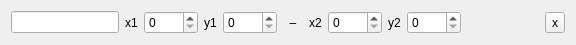
<?xml version="1.0" encoding="UTF-8"?>
<ui version="4.0">
 <class>Form</class>
 <widget class="QWidget" name="Form">
  <property name="geometry">
   <rect>
    <x>0</x>
    <y>0</y>
    <width>576</width>
    <height>34</height>
   </rect>
  </property>
  <property name="windowTitle">
   <string>Form</string>
  </property>
  <layout class="QHBoxLayout" name="horizontalLayout">
   <item>
    <widget class="QLineEdit" name="nameBox">
     <property name="sizePolicy">
      <sizepolicy hsizetype="Fixed" vsizetype="Fixed">
       <horstretch>0</horstretch>
       <verstretch>0</verstretch>
      </sizepolicy>
     </property>
     <property name="minimumSize">
      <size>
       <width>100</width>
       <height>0</height>
      </size>
     </property>
    </widget>
   </item>
   <item>
    <widget class="QLabel" name="label_2">
     <property name="sizePolicy">
      <sizepolicy hsizetype="Fixed" vsizetype="Preferred">
       <horstretch>0</horstretch>
       <verstretch>0</verstretch>
      </sizepolicy>
     </property>
     <property name="text">
      <string>x1</string>
     </property>
    </widget>
   </item>
   <item>
    <widget class="QSpinBox" name="x1Box">
     <property name="maximum">
      <number>9999</number>
     </property>
    </widget>
   </item>
   <item>
    <widget class="QLabel" name="label_4">
     <property name="sizePolicy">
      <sizepolicy hsizetype="Fixed" vsizetype="Preferred">
       <horstretch>0</horstretch>
       <verstretch>0</verstretch>
      </sizepolicy>
     </property>
     <property name="text">
      <string>y1</string>
     </property>
    </widget>
   </item>
   <item>
    <widget class="QSpinBox" name="y1Box">
     <property name="maximum">
      <number>9999</number>
     </property>
    </widget>
   </item>
   <item>
    <widget class="QLabel" name="label">
     <property name="text">
      <string>  –  </string>
     </property>
    </widget>
   </item>
   <item>
    <widget class="QLabel" name="label_3">
     <property name="sizePolicy">
      <sizepolicy hsizetype="Fixed" vsizetype="Preferred">
       <horstretch>0</horstretch>
       <verstretch>0</verstretch>
      </sizepolicy>
     </property>
     <property name="text">
      <string>x2</string>
     </property>
    </widget>
   </item>
   <item>
    <widget class="QSpinBox" name="x2Box">
     <property name="maximum">
      <number>9999</number>
     </property>
    </widget>
   </item>
   <item>
    <widget class="QLabel" name="label_5">
     <property name="sizePolicy">
      <sizepolicy hsizetype="Fixed" vsizetype="Preferred">
       <horstretch>0</horstretch>
       <verstretch>0</verstretch>
      </sizepolicy>
     </property>
     <property name="text">
      <string>y2</string>
     </property>
    </widget>
   </item>
   <item>
    <widget class="QSpinBox" name="y2Box">
     <property name="maximum">
      <number>9999</number>
     </property>
    </widget>
   </item>
   <item>
    <spacer name="horizontalSpacer">
     <property name="orientation">
      <enum>Qt::Horizontal</enum>
     </property>
     <property name="sizeHint" stdset="0">
      <size>
       <width>40</width>
       <height>20</height>
      </size>
     </property>
    </spacer>
   </item>
   <item>
    <widget class="QToolButton" name="delBtn">
     <property name="text">
      <string>x</string>
     </property>
    </widget>
   </item>
  </layout>
 </widget>
 <resources/>
 <connections/>
</ui>
